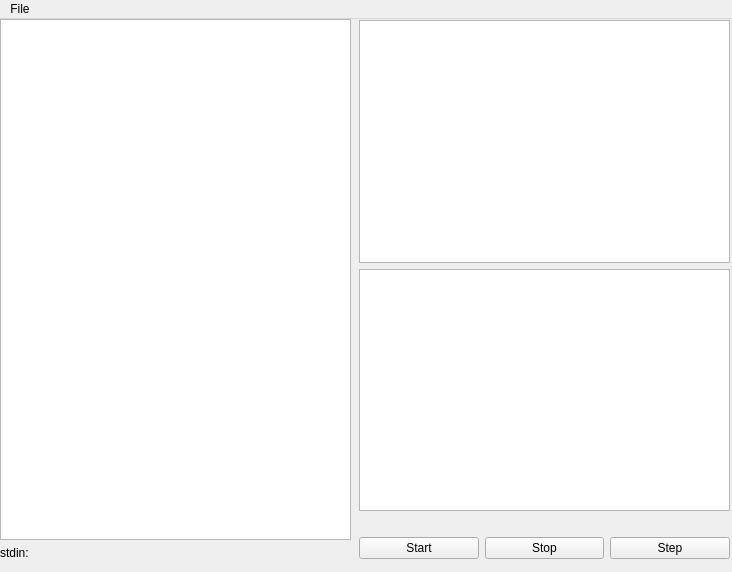
<ui version="4.0" >
 <class>MainWindow</class>
 <widget class="QMainWindow" name="MainWindow" >
  <property name="geometry" >
   <rect>
    <x>0</x>
    <y>0</y>
    <width>732</width>
    <height>572</height>
   </rect>
  </property>
  <property name="windowTitle" >
   <string>pooky Ook! interpreter</string>
  </property>
  <property name="windowIcon" >
   <iconset>
    <normaloff>../../pictures/icons/black and white/16x16/actions/wizard.png</normaloff>../../pictures/icons/black and white/16x16/actions/wizard.png</iconset>
  </property>
  <widget class="QWidget" name="centralwidget" >
   <widget class="QWidget" name="layoutWidget" >
    <property name="geometry" >
     <rect>
      <x>359</x>
      <y>1</y>
      <width>371</width>
      <height>539</height>
     </rect>
    </property>
    <layout class="QVBoxLayout" name="verticalLayout_2" >
     <item>
      <widget class="QTextBrowser" name="code" >
       <property name="font" >
        <font>
         <family>Monospace</family>
         <pointsize>12</pointsize>
        </font>
       </property>
      </widget>
     </item>
     <item>
      <widget class="QTextBrowser" name="registers" >
       <property name="font" >
        <font>
         <family>Monospace</family>
         <pointsize>12</pointsize>
        </font>
       </property>
      </widget>
     </item>
     <item>
      <layout class="QVBoxLayout" name="verticalLayout" >
       <item>
        <layout class="QHBoxLayout" name="horizontalLayout_2" />
       </item>
       <item>
        <widget class="QLabel" name="filename" >
         <property name="text" >
          <string/>
         </property>
        </widget>
       </item>
       <item>
        <layout class="QHBoxLayout" name="horizontalLayout" >
         <item>
          <widget class="QPushButton" name="start" >
           <property name="text" >
            <string>Start</string>
           </property>
          </widget>
         </item>
         <item>
          <widget class="QPushButton" name="stop" >
           <property name="text" >
            <string>Stop</string>
           </property>
          </widget>
         </item>
         <item>
          <widget class="QPushButton" name="step" >
           <property name="text" >
            <string>Step</string>
           </property>
          </widget>
         </item>
        </layout>
       </item>
      </layout>
     </item>
    </layout>
   </widget>
   <widget class="QWidget" name="layoutWidget" >
    <property name="geometry" >
     <rect>
      <x>0</x>
      <y>0</y>
      <width>351</width>
      <height>541</height>
     </rect>
    </property>
    <layout class="QVBoxLayout" name="verticalLayout_3" >
     <item>
      <widget class="QTextBrowser" name="stdout" >
       <property name="font" >
        <font>
         <family>Monospace</family>
         <pointsize>12</pointsize>
        </font>
       </property>
      </widget>
     </item>
     <item>
      <widget class="QLabel" name="stdin" >
       <property name="text" >
        <string>stdin: </string>
       </property>
      </widget>
     </item>
    </layout>
   </widget>
  </widget>
  <widget class="QMenuBar" name="menubar" >
   <property name="geometry" >
    <rect>
     <x>0</x>
     <y>0</y>
     <width>732</width>
     <height>24</height>
    </rect>
   </property>
   <widget class="QMenu" name="menuFile" >
    <property name="title" >
     <string>File</string>
    </property>
    <addaction name="actionOpen" />
    <addaction name="actionExit" />
   </widget>
   <addaction name="menuFile" />
  </widget>
  <action name="actionOpen" >
   <property name="text" >
    <string>Open...</string>
   </property>
  </action>
  <action name="actionExit" >
   <property name="text" >
    <string>Exit</string>
   </property>
  </action>
  <action name="actionNull" >
   <property name="text" >
    <string>Null</string>
   </property>
  </action>
 </widget>
 <resources/>
 <connections/>
</ui>
